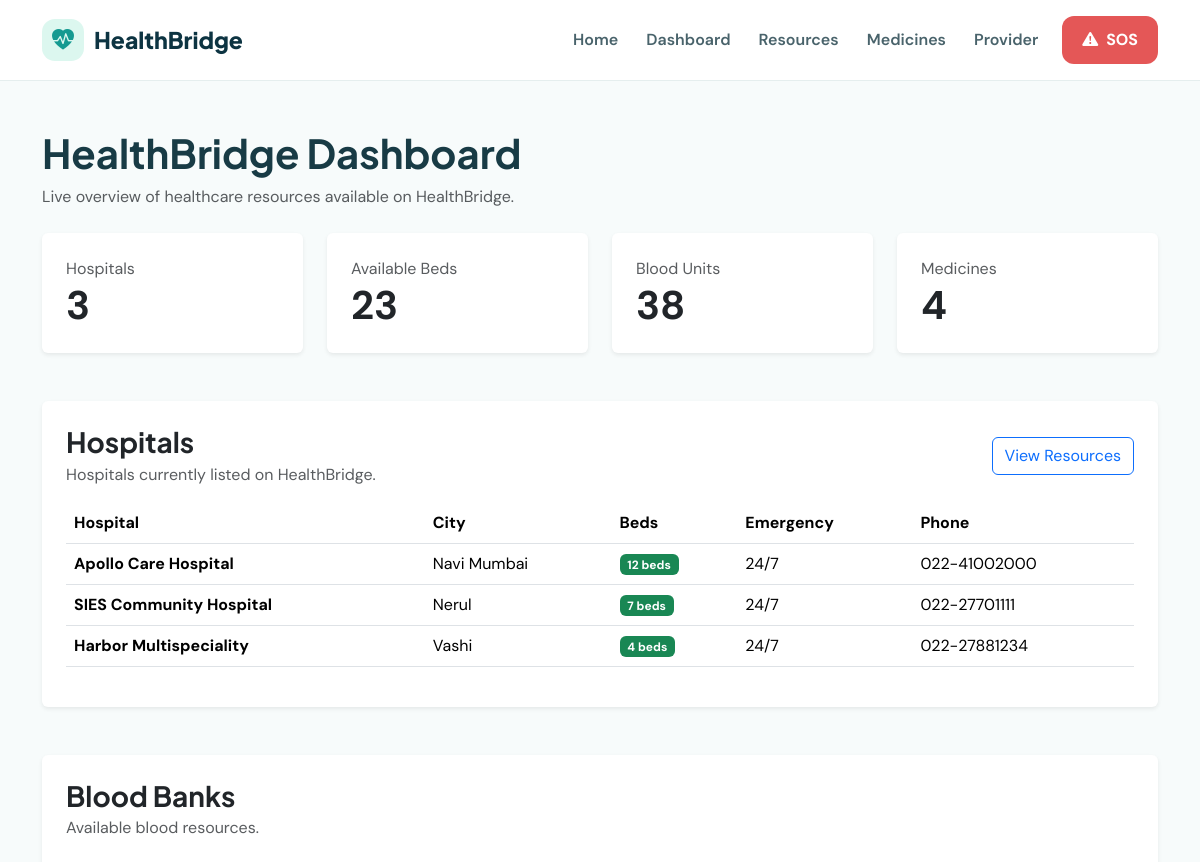
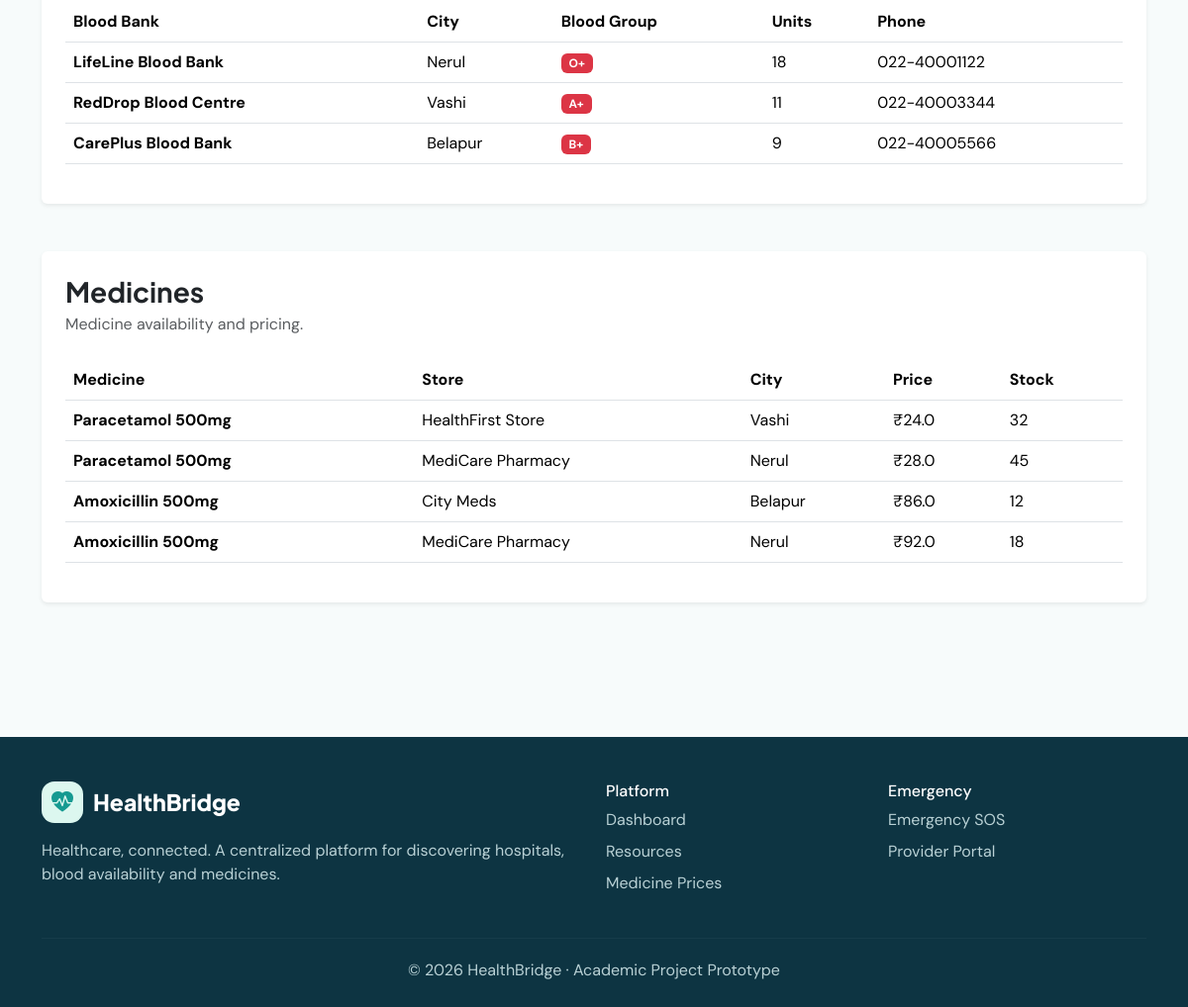
/dashboard, run on the app's committed database (2 pictures, top to bottom).
### tables this page shows
CREATE TABLE hospitals(
        id INTEGER PRIMARY KEY AUTOINCREMENT,
        name TEXT,
        city TEXT,
        beds INTEGER,
        phone TEXT,
        emergency TEXT
    );

CREATE TABLE blood_banks(
        id INTEGER PRIMARY KEY AUTOINCREMENT,
        name TEXT,
        city TEXT,
        blood_group TEXT,
        units INTEGER,
        phone TEXT
    );

CREATE TABLE medicines(
        id INTEGER PRIMARY KEY AUTOINCREMENT,
        name TEXT,
        store TEXT,
        city TEXT,
        price REAL,
        stock INTEGER,
        phone TEXT
    );

### app.py (the view)
@app.route("/dashboard")
def dashboard():
    conn = db()
    hospitals = conn.execute(
        """
        SELECT *
        FROM hospitals
        ORDER BY beds DESC
        """
    ).fetchall()
    blood = conn.execute(
        """
        SELECT *
        FROM blood_banks
        ORDER BY units DESC
        """
    ).fetchall()
    medicines = conn.execute(
        """
        SELECT *
        FROM medicines
        ORDER BY price ASC
        """
    ).fetchall()
    stats = {
        "hospitals": conn.execute(
            "SELECT COUNT(*) FROM hospitals"
        ).fetchone()[0],
        "beds": conn.execute(
            "SELECT COALESCE(SUM(beds), 0) FROM hospitals"
        ).fetchone()[0],
        "blood": conn.execute(
            "SELECT COALESCE(SUM(units), 0) FROM blood_banks"
        ).fetchone()[0],
        "medicines": conn.execute(
            "SELECT COUNT(*) FROM medicines"
        ).fetchone()[0]
    }
    conn.close()
    return render_template(
        "dashboard.html",
        hospitals=hospitals,
        blood=blood,
        medicines=medicines,
        stats=stats
    )

### app.py (called while the page is built)
def db():
    conn = sqlite3.connect(DB)
    conn.row_factory = sqlite3.Row
    return conn

### templates/dashboard.html (shortened to what this page needs)
{% extends "base.html" %}
{% block content %}
<div class="container py-5">
    <div class="mb-4">
        <h1 class="fw-bold">HealthBridge Dashboard</h1>
        <p class="text-muted">
            Live overview of healthcare resources available on HealthBridge.
        </p>
    </div>
    <div class="row g-4 mb-5">
        <div class="col-md-3">
            <div class="card border-0 shadow-sm p-4 h-100">
                <div class="text-muted">Hospitals</div>
                <div class="display-6 fw-bold">
                    {{ hospitals|length }}
                </div>
            </div>
        </div>
        <div class="col-md-3">
            <div class="card border-0 shadow-sm p-4 h-100">
                <div class="text-muted">Available Beds</div>
                <div class="display-6 fw-bold">
                    {{ stats.beds }}
                </div>
            </div>
        </div>
        <div class="col-md-3">
            <div class="card border-0 shadow-sm p-4 h-100">
                <div class="text-muted">Blood Units</div>
                <div class="display-6 fw-bold">
                    {{ stats.blood }}
                </div>
            </div>
        </div>
        <div class="col-md-3">
            <div class="card border-0 shadow-sm p-4 h-100">
                <div class="text-muted">Medicines</div>
                <div class="display-6 fw-bold">
                    {{ medicines|length }}
                </div>
            </div>
        </div>
    </div>
    <div class="card border-0 shadow-sm mb-5">
        <div class="card-body p-4">
            <div class="d-flex justify-content-between align-items-center mb-3">
                <div>
                    <h3 class="fw-bold mb-1">Hospitals</h3>
                    <p class="text-muted mb-0">
                        Hospitals currently listed on HealthBridge.
                    </p>
                </div>
                <a href="{{ url_for('resources') }}"
                   class="btn btn-outline-primary">
                    View Resources
                </a>
            </div>
            <div class="table-responsive">
                <table class="table align-middle">
                    <thead>
                        <tr>
                            <th>Hospital</th>
                            <th>City</th>
                            <th>Beds</th>
                            <th>Emergency</th>
                            <th>Phone</th>
                        </tr>
                    </thead>
                    <tbody>
                    {% for hospital in hospitals %}
                        <tr>
                            <td>
                                <strong>{{ hospital.name }}</strong>
                            </td>
                            <td>
                                {{ hospital.city }}
                            </td>
                            <td>
                                <span class="badge bg-success">
                                    {{ hospital.beds }} beds
                                </span>
                            </td>
                            <td>
                                {{ hospital.emergency }}
                            </td>
                            <td>
                                {{ hospital.phone }}
                            </td>
                        </tr>
                    {% else %}
                        <tr>
                            <td colspan="5" class="text-center text-muted py-4">
                                No hospitals available.
                            </td>
                        </tr>
                    {% endfor %}
                    </tbody>
                </table>
            </div>
        </div>
    </div>
    <div class="card border-0 shadow-sm mb-5">
        <div class="card-body p-4">
            <h3 class="fw-bold mb-1">Blood Banks</h3>
            <p class="text-muted mb-4">
                Available blood resources.
            </p>
            <div class="table-responsive">
                <table class="table align-middle">
                    <thead>
                        <tr>
                            <th>Blood Bank</th>
                            <th>City</th>
                            <th>Blood Group</th>
                            <th>Units</th>
                            <th>Phone</th>
                        </tr>
                    </thead>
                    <tbody>
                    {% for item in blood %}
                        <tr>
                            <td>
                                <strong>{{ item.name }}</strong>
                            </td>
                            <td>
                                {{ item.city }}
                            </td>
                            <td>
                                <span class="badge bg-danger">
                                    {{ item.blood_group }}
                                </span>
                            </td>
                            <td>
                                {{ item.units }}
                            </td>
                            <td>
                                {{ item.phone }}
                            </td>
                        </tr>
                    {% endfor %}
                    </tbody>
                </table>
            </div>
        </div>
    </div>
    <div class="card border-0 shadow-sm mb-5">
        <div class="card-body p-4">
            <h3 class="fw-bold mb-1">Medicines</h3>
            <p class="text-muted mb-4">
                Medicine availability and pricing.
            </p>
            <div class="table-responsive">
                <table class="table align-middle">
                    <thead>
                        <tr>
                            <th>Medicine</th>
                            <th>Store</th>
                            <th>City</th>
                            <th>Price</th>
                            <th>Stock</th>
                        </tr>
                    </thead>
                    <tbody>
                    {% for medicine in medicines %}
                        <tr>
                            <td>
                                <strong>{{ medicine.name }}</strong>
                            </td>
                            <td>
                                {{ medicine.store }}
                            </td>
                            <td>
                                {{ medicine.city }}
                            </td>
                            <td>
                                ₹{{ medicine.price }}
                            </td>
                            <td>
                                {{ medicine.stock }}
                            </td>
                        </tr>
                    {% endfor %}
                    </tbody>
                </table>
            </div>
        </div>
    </div>
</div>
{% endblock %}

### templates/base.html (shortened to what this page needs)
<!DOCTYPE html>
<html lang="en">
<head>
          <link rel="stylesheet" href="{{ url_for('static', filename='css/style.css') }}">
    <link
        href="https://cdn.jsdelivr.net/npm/bootstrap@5.3.3/dist/css/bootstrap.min.css"
        rel="stylesheet"
    >
    <link
        rel="stylesheet"
        href="https://cdn.jsdelivr.net/npm/bootstrap-icons@1.11.3/font/bootstrap-icons.min.css"
    >
</head>
<body>
<nav class="navbar navbar-expand-lg navbar-health">
    <div class="container">
        <a class="brand"
           href="{{ url_for('home') }}">
            <span class="brand-icon">
                <i class="bi bi-heart-pulse-fill"></i>
            </span>
            HealthBridge
        </a>
        <div
            class="collapse navbar-collapse"
            id="mainNav"
        >
            <ul class="navbar-nav ms-auto align-items-lg-center">
                <li class="nav-item">
                    <a
                        class="nav-link"
                        href="{{ url_for('home') }}"
                    >
                        Home
                    </a>
                </li>
                <li class="nav-item">
                    <a
                        class="nav-link"
                        href="{{ url_for('dashboard') }}"
                    >
                        Dashboard
                    </a>
                </li>
                <li class="nav-item">
                    <a
                        class="nav-link"
                        href="{{ url_for('resources') }}"
                    >
                        Resources
                    </a>
                </li>
                <li class="nav-item">
                    <a
                        class="nav-link"
                        href="{{ url_for('compare') }}"
                    >
                        Medicines
                    </a>
                </li>
                <li class="nav-item">
                    <a
                        class="nav-link"
                        href="{{ url_for('provider') }}"
                    >
                        Provider
                    </a>
                </li>
                <li class="nav-item ms-lg-3 mt-2 mt-lg-0">
                    <a
                        class="btn btn-emergency"
                        href="{{ url_for('sos') }}"
                    >
                        <i class="bi bi-exclamation-triangle-fill me-1"></i>
                        SOS
                    </a>
                </li>
            </ul>
        </div>
    </div>
</nav>
<main>
    {% block content %}
    {% endblock %}
</main>
<footer>
    <div class="container">
        <div class="row g-4">
            <div class="col-lg-6">
                <a
                    class="brand mb-3"
                    href="{{ url_for('home') }}"
                >
                    <span class="brand-icon">
                        <i class="bi bi-heart-pulse-fill"></i>
                    </span>
                    HealthBridge
                </a>
                <p class="mt-3">
                    Healthcare, connected.
                    A centralized platform for discovering
                    hospitals, blood availability and medicines.
                </p>
            </div>
            <div class="col-lg-3">
                <h6>Platform</h6>
                <a
                    class="footer-link"
                    href="{{ url_for('dashboard') }}"
                >
                    Dashboard
                </a>
                <a
                    class="footer-link"
                    href="{{ url_for('resources') }}"
                >
                    Resources
                </a>
                <a
                    class="footer-link"
                    href="{{ url_for('compare') }}"
                >
                    Medicine Prices
                </a>
            </div>
            <div class="col-lg-3">
                <h6>Emergency</h6>
                <a
                    class="footer-link"
                    href="{{ url_for('sos') }}"
                >
                    Emergency SOS
                </a>
                <a
                    class="footer-link"
                    href="{{ url_for('provider') }}"
                >
                    Provider Portal
                </a>
            </div>
        </div>
        <hr style="border-color:#315661; margin:35px 0 20px;">
        <p class="mb-0 text-center">
            © 2026 HealthBridge · Academic Project Prototype
        </p>
    </div>
</footer>
</body>
</html>

### static/style.css (style rules this page uses)
body { font-family: Arial, sans-serif; background: #f6fbfb; color: #0d3442; margin: 0; }
.container { width: 90%; max-width: 1200px; margin: auto; }

### templates/base.html (style rules this page uses)
:root { --navy: #0d3442; --teal: #159a91; --mint: #dcf7ef; --sky: #eaf6ff; --purple: #f2edff; --red: #e45757; --text: #183b45; --muted: #6b8188; --white: #ffffff; --border: #e5eeee; }
* { box-sizing: border-box; }
body { margin: 0; font-family: "DM Sans", sans-serif; color: var(--text); background: #f7fbfb; }
h1, h2, h3, h4, h5 { font-family: "Plus Jakarta Sans", sans-serif; }
.navbar-health { background: rgba(255,255,255,0.96); border-bottom: 1px solid var(--border); padding: 16px 0; }
.brand { text-decoration: none; display: flex; align-items: center; gap: 10px; font-family: "Plus Jakarta Sans", sans-serif; font-size: 23px; font-weight: 800; color: var(--navy); }
.brand-icon { width: 42px; height: 42px; display: flex; align-items: center; justify-content: center; border-radius: 13px; background: var(--mint); color: var(--teal); font-size: 22px; }
.nav-link { color: #49636b !important; font-weight: 600; margin-left: 12px; }
.btn-emergency { background: var(--red); color: white; border: none; padding: 12px 20px; border-radius: 12px; font-weight: 700; }
footer { background: var(--navy); color: white; padding: 45px 0 25px; margin-top: 40px; }
footer .brand { color: white; }
footer p { color: #b9d1d5; }
.footer-link { color: #b9d1d5; text-decoration: none; display: block; margin-bottom: 8px; }

### data on the page
hospitals: name "Apollo Care Hospital", city "Navi Mumbai", beds "12", emergency "24/7", phone "022-41002000"
hospitals: name "SIES Community Hospital", city "Nerul", beds "7", emergency "24/7", phone "022-27701111"
hospitals: name "Harbor Multispeciality", city "Vashi", beds "4", emergency "24/7", phone "022-27881234"
blood_banks: name "LifeLine Blood Bank", city "Nerul", blood_group "O+", units "18", phone "022-40001122"
blood_banks: name "RedDrop Blood Centre", city "Vashi", blood_group "A+", units "11", phone "022-40003344"
blood_banks: name "CarePlus Blood Bank", city "Belapur", blood_group "B+", units "9", phone "022-40005566"
medicines: name "Paracetamol 500mg", store "HealthFirst Store", city "Vashi", price "24.0", stock "32"
medicines: name "Paracetamol 500mg", store "MediCare Pharmacy", city "Nerul", price "28.0", stock "45"
medicines: name "Amoxicillin 500mg", store "City Meds", city "Belapur", price "86.0", stock "12"
medicines: name "Amoxicillin 500mg", store "MediCare Pharmacy", city "Nerul", price "92.0", stock "18"

### other printed values
{{ hospitals|length }} "3"
{{ stats.beds }} "23"
{{ stats.blood }} "38"
{{ medicines|length }} "4"
